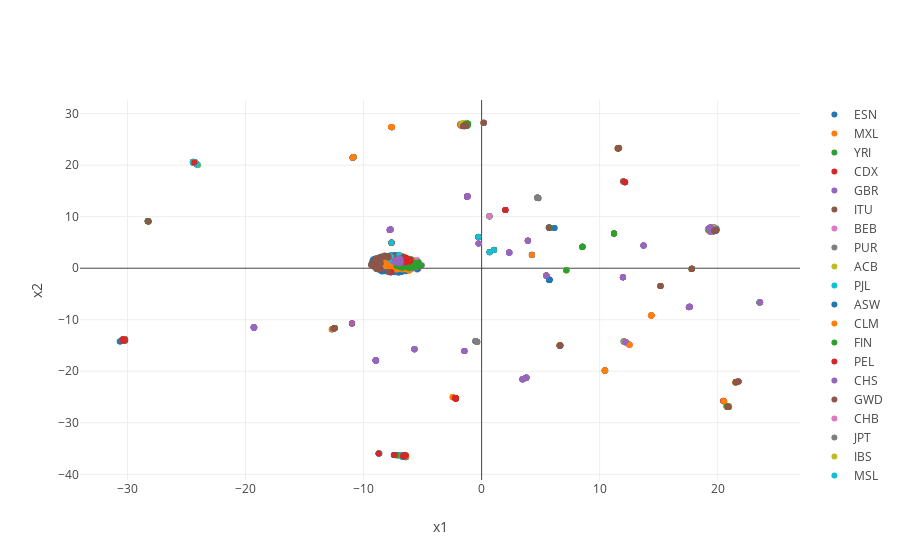

The code cell stored with this chart in its notebook:
### Code cell
#Labelled plot 2-D

fig = {
    'data': [
        {'x': panel_file.loc[panel_file['pop']==i]['x1'], 'y': panel_file.loc[panel_file['pop']==i]['x2'], 'text': panel_file.loc[panel_file['pop']==i]['full_form'] , 'mode': 'markers', 'name': i}
        for i in pop_codes
    ],
    'layout': {
        'xaxis': {'title': 'x1'},
        'yaxis': {'title': 'x2'}
    }
}
iplot(fig, filename='scatter-plot')
